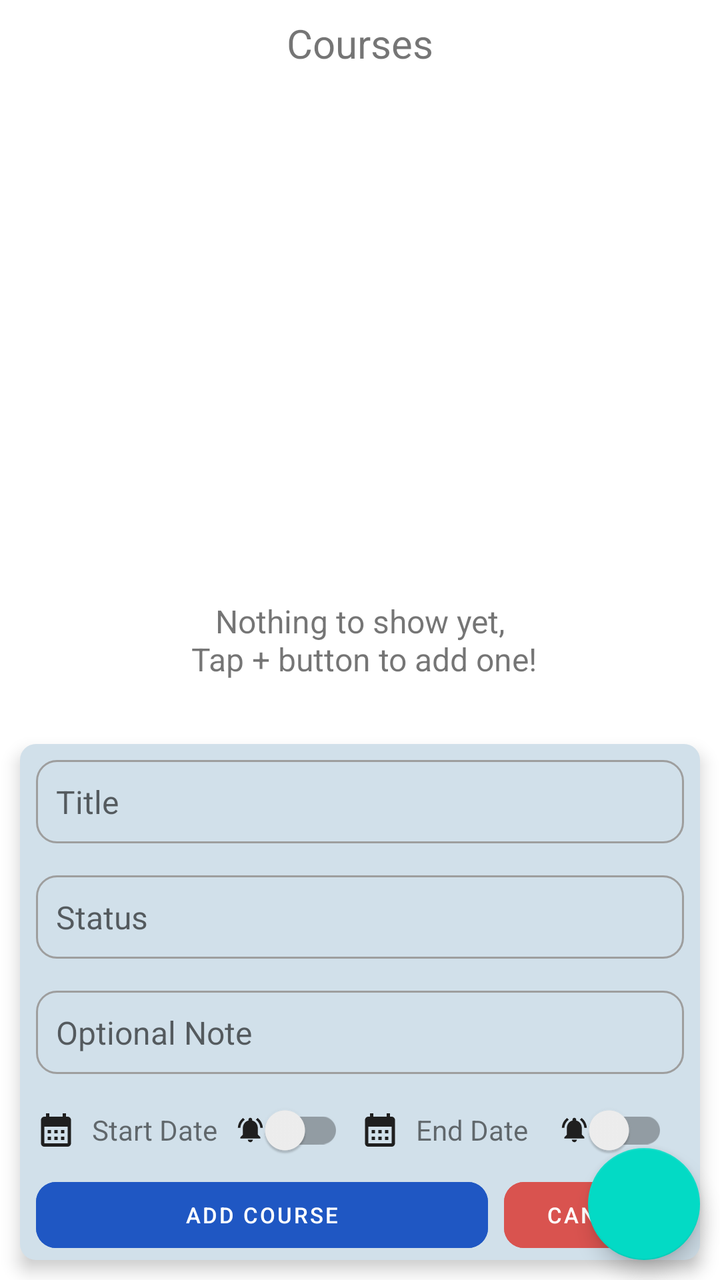
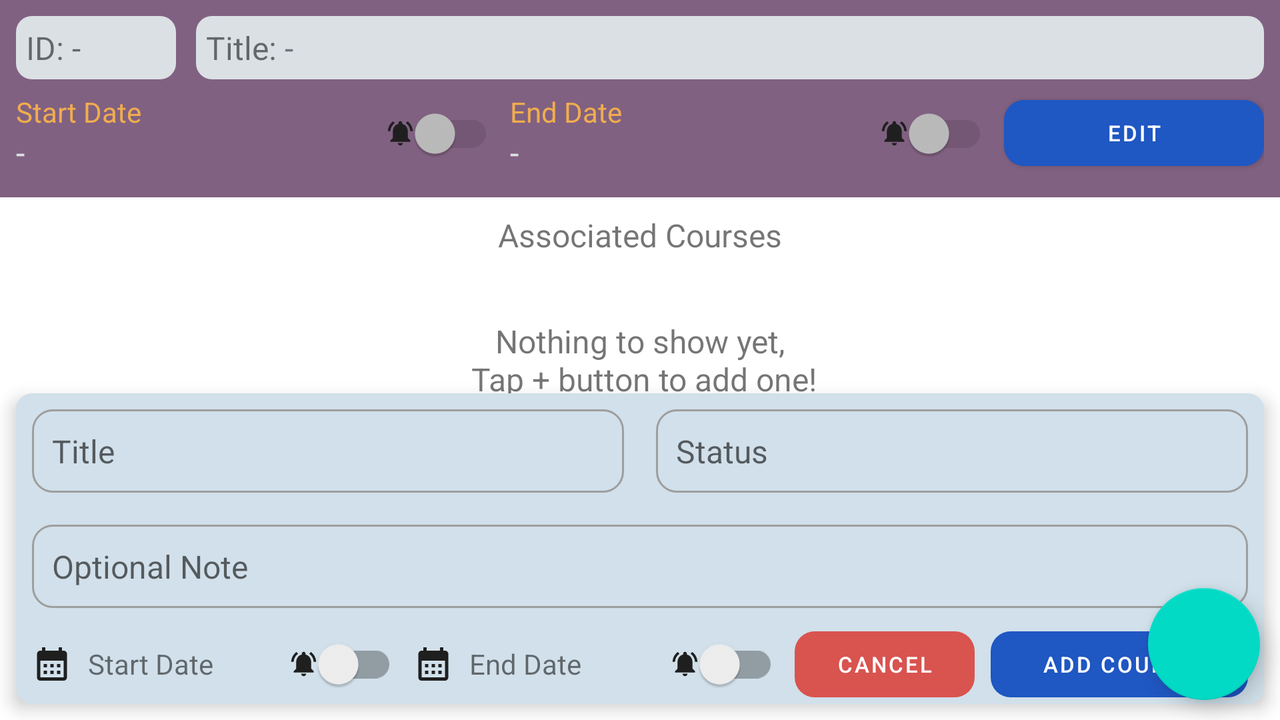

Compare how this app lays out the same screen by default and in its alternative resource folder. The renders come first, then the two layout files and the values they reference.
<!-- AndroidManifest.xml: application theme Theme.StudentScheduler -->
<!-- res/layout/activity_course.xml -->
<?xml version="1.0" encoding="utf-8"?>
<androidx.constraintlayout.widget.ConstraintLayout xmlns:android="http://schemas.android.com/apk/res/android"
    xmlns:app="http://schemas.android.com/apk/res-auto"
    xmlns:tools="http://schemas.android.com/tools"
    android:layout_width="match_parent"
    android:layout_height="match_parent"
    tools:context=".CourseActivity">

    <TextView
        android:id="@+id/tv_top_label"
        android:layout_width="wrap_content"
        android:layout_height="wrap_content"
        android:layout_margin="8dp"
        android:text="Courses"
        android:textSize="20sp"
        app:layout_constraintEnd_toEndOf="parent"
        app:layout_constraintStart_toStartOf="parent"
        app:layout_constraintTop_toTopOf="parent" />

    <TextView
        android:id="@+id/no_items"
        android:layout_width="wrap_content"
        android:layout_height="wrap_content"
        android:gravity="center"
        android:text="Nothing to show yet,\n Tap + button to add one!"
        app:layout_constraintBottom_toBottomOf="parent"
        app:layout_constraintEnd_toEndOf="parent"
        app:layout_constraintStart_toStartOf="parent"
        app:layout_constraintTop_toTopOf="parent" />


    <com.google.android.material.floatingactionbutton.FloatingActionButton
        android:id="@+id/fab_add_course"
        android:layout_width="wrap_content"
        android:layout_height="wrap_content"
        android:layout_margin="10dp"
        android:contentDescription="@string/app_name"
        android:src="@drawable/add_24"
        app:layout_constraintBottom_toBottomOf="parent"
        app:layout_constraintEnd_toEndOf="parent" />

    <androidx.recyclerview.widget.RecyclerView
        android:id="@+id/rv_courses"
        android:layout_width="match_parent"
        android:layout_height="0dp"
        app:layout_constraintBottom_toBottomOf="parent"
        app:layout_constraintEnd_toEndOf="parent"
        app:layout_constraintStart_toStartOf="parent"
        app:layout_constraintTop_toBottomOf="@+id/tv_top_label" />

    <include
        layout="@layout/add_course"
        android:layout_width="match_parent"
        android:layout_height="wrap_content"
        android:layout_margin="10dp"
        app:layout_constraintBottom_toBottomOf="parent" />

</androidx.constraintlayout.widget.ConstraintLayout>
<!-- res/layout/add_course.xml (included above) -->
<?xml version="1.0" encoding="utf-8"?>

<LinearLayout xmlns:android="http://schemas.android.com/apk/res/android"
    xmlns:app="http://schemas.android.com/apk/res-auto"
    android:id="@+id/lyt_add_course"
    android:layout_width="match_parent"
    android:layout_height="wrap_content"
    android:background="@drawable/rounded_8"
    android:backgroundTint="#D1E0EA"
    android:orientation="vertical"
    android:translationZ="5dp"
    android:visibility="visible">

    <EditText
        android:id="@+id/et_title"
        android:layout_width="match_parent"
        android:layout_height="wrap_content"
        android:layout_margin="8dp"
        android:autofillHints="None"
        android:background="@drawable/custom_input"
        android:ems="10"
        android:hint="Title"
        android:inputType="text"
        android:padding="10dp" />

    <EditText
        android:id="@+id/et_status"
        android:layout_width="match_parent"
        android:layout_height="wrap_content"
        android:layout_margin="8dp"
        android:autofillHints="None"
        android:background="@drawable/custom_input"
        android:ems="10"
        android:hint="Status"
        android:inputType="text"
        android:padding="10dp" />

    <EditText
        android:id="@+id/et_note"
        android:layout_width="match_parent"
        android:layout_height="wrap_content"
        android:layout_margin="8dp"
        android:autofillHints="None"
        android:background="@drawable/custom_input"
        android:ems="10"
        android:hint="Optional Note"
        android:inputType="text"
        android:padding="10dp" />

    <LinearLayout
        android:layout_width="match_parent"
        android:layout_height="40dp"
        android:layout_marginStart="8dp"
        android:layout_marginEnd="8dp"
        android:gravity="center">

        <TextView
            android:id="@+id/tv_start_date"
            android:layout_width="0dp"
            android:layout_height="match_parent"
            android:layout_weight="1"
            android:drawablePadding="8dp"
            android:gravity="center_vertical"
            android:text="Start Date"
            android:textSize="14sp"
            app:drawableStartCompat="@drawable/calendar_20" />

        <androidx.appcompat.widget.SwitchCompat
            android:id="@+id/sw_alert_start"
            android:layout_width="wrap_content"
            android:layout_height="wrap_content"
            android:layout_marginEnd="8dp"
            android:drawableStart="@drawable/notifications_active_15"
            android:gravity="center" />

        <TextView
            android:id="@+id/tv_end_date"
            android:layout_width="0dp"
            android:layout_height="match_parent"
            android:layout_weight="1"
            android:drawablePadding="8dp"
            android:gravity="center_vertical"
            android:text="End Date"
            android:textSize="14sp"
            app:drawableStartCompat="@drawable/calendar_20" />

        <androidx.appcompat.widget.SwitchCompat
            android:id="@+id/sw_alert_end"
            android:layout_width="wrap_content"
            android:layout_height="wrap_content"
            android:layout_marginEnd="8dp"
            android:drawableStart="@drawable/notifications_active_15" />
    </LinearLayout>

    <LinearLayout
        style="?android:attr/buttonBarStyle"
        android:layout_width="match_parent"
        android:layout_height="wrap_content"
        android:gravity="center"
        android:orientation="horizontal">

        <Button
            android:id="@+id/btn_add_course"
            style="?android:attr/buttonBarButtonStyle"
            android:layout_width="0dp"
            android:layout_height="45dp"
            android:layout_marginStart="8dp"
            android:layout_marginEnd="8dp"
            android:layout_weight="1"
            android:text="Add Course"
            android:textColor="@color/white"
            android:textSize="11sp"
            app:backgroundTint="@color/blue_primary"
            app:cornerRadius="10dp" />

        <Button
            android:id="@+id/btn_cancel"
            style="?android:attr/buttonBarButtonStyle"
            android:layout_width="90dp"
            android:layout_height="45dp"
            android:layout_marginEnd="8dp"
            android:text="Cancel"
            android:textColor="@color/white"
            android:textSize="11sp"
            app:backgroundTint="@color/deep_red"
            app:cornerRadius="10dp" />
    </LinearLayout>

</LinearLayout>
<!-- resources referenced by this layout -->
<resources>
  <color name="blue_primary">#1f57c3</color>
  <color name="deep_red">#d9534f</color>
  <color name="white">#FFFFFFFF</color>
  <!-- drawable calendar_20 (drawable) -->
  <vector android:height="20dp" android:tint="#1F1F1F"
      android:viewportHeight="24" android:viewportWidth="24"
      android:width="20dp" xmlns:android="http://schemas.android.com/apk/res/android">
      <path android:fillColor="@android:color/white" android:pathData="M19,4h-1V2h-2v2H8V2H6v2H5C3.89,4 3.01,4.9 3.01,6L3,20c0,1.1 0.89,2 2,2h14c1.1,0 2,-0.9 2,-2V6C21,4.9 20.1,4 19,4zM19,20H5V10h14V20zM9,14H7v-2h2V14zM13,14h-2v-2h2V14zM17,14h-2v-2h2V14zM9,18H7v-2h2V18zM13,18h-2v-2h2V18zM17,18h-2v-2h2V18z"/>
  </vector>
  <!-- drawable custom_input (drawable) -->
  <?xml version="1.0" encoding="utf-8"?>
  
  <selector xmlns:android="http://schemas.android.com/apk/res/android">
      <item android:state_enabled="true" android:state_focused="true">
          <shape android:shape="rectangle">
              <solid android:color="@color/transparent" />
              <corners android:radius="10dp" />
              <stroke android:width="1dp" android:color="@color/blue_primary" />
          </shape>
      </item>
      <item android:state_enabled="true">
          <shape android:shape="rectangle">
              <solid android:color="@color/transparent" />
              <corners android:radius="10dp" />
              <stroke android:width="1dp" android:color="@color/gray" />
          </shape>
      </item>
  </selector>
  <!-- drawable notifications_active_15 (drawable) -->
  <vector android:height="15dp" android:tint="#1F1F1F"
      android:viewportHeight="24" android:viewportWidth="24"
      android:width="15dp" xmlns:android="http://schemas.android.com/apk/res/android">
      <path android:fillColor="@android:color/white" android:pathData="M7.58,4.08L6.15,2.65C3.75,4.48 2.17,7.3 2.03,10.5h2c0.15,-2.65 1.51,-4.97 3.55,-6.42zM19.97,10.5h2c-0.15,-3.2 -1.73,-6.02 -4.12,-7.85l-1.42,1.43c2.02,1.45 3.39,3.77 3.54,6.42zM18,11c0,-3.07 -1.64,-5.64 -4.5,-6.32L13.5,4c0,-0.83 -0.67,-1.5 -1.5,-1.5s-1.5,0.67 -1.5,1.5v0.68C7.63,5.36 6,7.92 6,11v5l-2,2v1h16v-1l-2,-2v-5zM12,22c0.14,0 0.27,-0.01 0.4,-0.04 0.65,-0.14 1.18,-0.58 1.44,-1.18 0.1,-0.24 0.15,-0.5 0.15,-0.78h-4c0.01,1.1 0.9,2 2.01,2z"/>
  </vector>
  <!-- drawable rounded_8 (drawable) -->
  <?xml version="1.0" encoding="utf-8"?>
  
  <selector xmlns:android="http://schemas.android.com/apk/res/android">
      <item android:state_pressed="true">
          <shape android:shape="rectangle">
              <solid android:color="#B8423E" />
              <corners android:radius="8dp" />
          </shape>
      </item>
      <item>
          <shape android:shape="rectangle">
              <solid android:color="@color/deep_red" />
              <corners android:radius="8dp" />
          </shape>
      </item>
  </selector>
  <string name="app_name">Student Scheduler</string>
  <style name="Theme.StudentScheduler" parent="Theme.MaterialComponents.DayNight.DarkActionBar">
          
          <item name="colorPrimary">@color/blue_primary</item>
          <item name="colorPrimaryVariant">@color/blue_primary_dark</item>
          <item name="colorOnPrimary">@color/white</item>
          
          <item name="colorSecondary">@color/teal_200</item>
          <item name="colorSecondaryVariant">@color/teal_700</item>
          <item name="colorOnSecondary">@color/black</item>
          
          <item name="android:statusBarColor">?attr/colorPrimaryVariant</item>
          
          <item name="android:textSize">16sp</item>
      </style>
  <color name="transparent">#00FFFFFF</color>
  <color name="gray">#9E9E9E</color>
  <color name="blue_primary_dark">#174CB1</color>
  <color name="teal_200">#FF03DAC5</color>
  <color name="teal_700">#FF018786</color>
  <color name="black">#FF000000</color>
</resources>
<!-- res/layout-land/activity_course.xml (the repository's variant of the layout above) -->
<!-- drawn on the phone turned sideways -->
<?xml version="1.0" encoding="utf-8"?>
<androidx.constraintlayout.widget.ConstraintLayout xmlns:android="http://schemas.android.com/apk/res/android"
    xmlns:app="http://schemas.android.com/apk/res-auto"
    xmlns:tools="http://schemas.android.com/tools"
    android:layout_width="match_parent"
    android:layout_height="match_parent"
    tools:context=".CourseActivity">

    <LinearLayout
        android:id="@+id/lyt_term_detail"
        android:layout_width="match_parent"
        android:layout_height="wrap_content"
        android:background="#816181"
        android:orientation="vertical"
        android:padding="8dp"
        app:layout_constraintEnd_toEndOf="parent"
        app:layout_constraintStart_toStartOf="parent"
        app:layout_constraintTop_toTopOf="parent">

        <LinearLayout
            android:layout_width="match_parent"
            android:layout_height="wrap_content"
            android:layout_marginBottom="3dp"
            android:baselineAligned="false"
            android:orientation="horizontal">

            <LinearLayout
                android:layout_width="80dp"
                android:layout_height="wrap_content"
                android:layout_marginEnd="10dp"
                android:background="@drawable/rounded_8"
                android:backgroundTint="#DBE0E4"
                android:orientation="horizontal"
                android:padding="5dp">

                <TextView
                    android:layout_width="wrap_content"
                    android:layout_height="wrap_content"
                    android:text="ID: " />

                <TextView
                    android:id="@+id/tv_id_t"
                    android:layout_width="wrap_content"
                    android:layout_height="wrap_content"
                    android:text="-" />
            </LinearLayout>

            <LinearLayout
                android:layout_width="0dp"
                android:layout_height="wrap_content"
                android:layout_weight="1"
                android:background="@drawable/rounded_8"
                android:backgroundTint="#DBE0E4"
                android:orientation="horizontal"
                android:padding="5dp">

                <TextView
                    android:layout_width="wrap_content"
                    android:layout_height="wrap_content"
                    android:text="Title: " />

                <EditText
                    android:id="@+id/et_title_t"
                    android:layout_width="match_parent"
                    android:layout_height="wrap_content"
                    android:background="@color/transparent"
                    android:enabled="false"
                    android:inputType="text"
                    android:text="-"
                    android:textColor="@color/dark_gray" />
            </LinearLayout>
        </LinearLayout>

        <LinearLayout
            android:layout_width="match_parent"
            android:layout_height="wrap_content"
            android:gravity="center_vertical"
            android:orientation="horizontal"
            android:theme="@style/FontColorDate">

            <LinearLayout
                android:layout_width="0dp"
                android:layout_height="wrap_content"
                android:layout_weight="1"
                android:orientation="vertical">

                <TextView
                    android:layout_width="wrap_content"
                    android:layout_height="wrap_content"
                    android:text="Start Date"
                    android:textColor="@color/deep_yellow"
                    android:textSize="14sp" />

                <TextView
                    android:id="@+id/tv_start_date_t"
                    android:layout_width="match_parent"
                    android:layout_height="wrap_content"
                    android:text="-" />
            </LinearLayout>

            <androidx.appcompat.widget.SwitchCompat
                android:id="@+id/sw_alert_start_t"
                android:layout_width="wrap_content"
                android:layout_height="wrap_content"
                android:layout_marginEnd="8dp"
                android:drawableStart="@drawable/notifications_active_15"
                android:enabled="false"
                android:gravity="center" />

            <LinearLayout
                android:layout_width="0dp"
                android:layout_height="wrap_content"
                android:layout_weight="1"
                android:orientation="vertical">

                <TextView
                    android:layout_width="wrap_content"
                    android:layout_height="wrap_content"
                    android:text="End Date"
                    android:textColor="@color/deep_yellow"
                    android:textSize="14sp" />

                <TextView
                    android:id="@+id/tv_end_date_t"
                    android:layout_width="match_parent"
                    android:layout_height="wrap_content"
                    android:text="-" />
            </LinearLayout>

            <androidx.appcompat.widget.SwitchCompat
                android:id="@+id/sw_alert_end_t"
                android:layout_width="wrap_content"
                android:layout_height="wrap_content"
                android:layout_marginEnd="8dp"
                android:drawableStart="@drawable/notifications_active_15"
                android:enabled="false"
                android:gravity="center" />

            <Button
                android:id="@+id/btn_edit_t"
                android:layout_width="130dp"
                android:layout_height="45dp"
                android:text="Edit"
                android:textSize="11sp"
                app:backgroundTint="@color/blue_primary"
                app:cornerRadius="10dp" />
        </LinearLayout>
    </LinearLayout>

    <TextView
        android:id="@+id/tv_top_label"
        android:layout_width="wrap_content"
        android:layout_height="wrap_content"
        android:layout_margin="8dp"
        android:text="Associated Courses"
        app:layout_constraintEnd_toEndOf="parent"
        app:layout_constraintStart_toStartOf="parent"
        app:layout_constraintTop_toBottomOf="@+id/lyt_term_detail" />

    <TextView
        android:id="@+id/no_items"
        android:layout_width="wrap_content"
        android:layout_height="wrap_content"
        android:gravity="center"
        android:text="Nothing to show yet,\n Tap + button to add one!"
        app:layout_constraintBottom_toBottomOf="parent"
        app:layout_constraintEnd_toEndOf="parent"
        app:layout_constraintStart_toStartOf="parent"
        app:layout_constraintTop_toTopOf="parent" />


    <com.google.android.material.floatingactionbutton.FloatingActionButton
        android:id="@+id/fab_add_course"
        android:layout_width="wrap_content"
        android:layout_height="wrap_content"
        android:layout_margin="10dp"
        android:contentDescription="@string/app_name"
        android:src="@drawable/add_24"
        app:layout_constraintBottom_toBottomOf="parent"
        app:layout_constraintEnd_toEndOf="parent" />

    <androidx.recyclerview.widget.RecyclerView
        android:id="@+id/rv_courses"
        android:layout_width="match_parent"
        android:layout_height="0dp"
        app:layout_constraintBottom_toBottomOf="parent"
        app:layout_constraintEnd_toEndOf="parent"
        app:layout_constraintHorizontal_bias="0.0"
        app:layout_constraintStart_toStartOf="parent"
        app:layout_constraintTop_toBottomOf="@+id/tv_top_label"
        app:layout_constraintVertical_bias="0.0" />

    <LinearLayout
        android:id="@+id/lyt_add_course"
        android:layout_width="match_parent"
        android:layout_height="wrap_content"
        android:layout_margin="8dp"
        android:background="@drawable/rounded_8"
        android:backgroundTint="#D1E0EA"
        android:orientation="vertical"
        android:translationZ="5dp"
        android:visibility="visible"
        app:layout_constraintBottom_toBottomOf="parent"
        app:layout_constraintEnd_toEndOf="parent"
        app:layout_constraintStart_toStartOf="parent">

        <LinearLayout
            android:layout_width="match_parent"
            android:layout_height="wrap_content"
            android:orientation="horizontal">

            <EditText
                android:id="@+id/et_title_c"
                android:layout_width="0dp"
                android:layout_height="wrap_content"
                android:layout_margin="8dp"
                android:layout_weight="1"
                android:autofillHints="None"
                android:background="@drawable/custom_input"
                android:ems="10"
                android:hint="Title"
                android:inputType="text"
                android:padding="10dp" />

            <EditText
                android:id="@+id/et_status"
                android:layout_width="0dp"
                android:layout_height="wrap_content"
                android:layout_margin="8dp"
                android:layout_weight="1"
                android:autofillHints="None"
                android:background="@drawable/custom_input"
                android:ems="10"
                android:hint="Status"
                android:inputType="text"
                android:padding="10dp" />
        </LinearLayout>

        <EditText
            android:id="@+id/et_note"
            android:layout_width="match_parent"
            android:layout_height="wrap_content"
            android:layout_margin="8dp"
            android:autofillHints="None"
            android:background="@drawable/custom_input"
            android:ems="10"
            android:hint="Optional Note"
            android:inputType="text"
            android:padding="10dp" />

        <LinearLayout
            android:layout_width="match_parent"
            android:layout_height="40dp"
            android:layout_marginStart="8dp"
            android:layout_marginEnd="8dp"
            android:gravity="center">

            <TextView
                android:id="@+id/tv_start_date_c"
                android:layout_width="0dp"
                android:layout_height="match_parent"
                android:layout_weight="1"
                android:drawablePadding="8dp"
                android:gravity="center_vertical"
                android:text="Start Date"
                android:textSize="14sp"
                app:drawableStartCompat="@drawable/calendar_20" />

            <androidx.appcompat.widget.SwitchCompat
                android:id="@+id/sw_alert_start_c"
                android:layout_width="wrap_content"
                android:layout_height="wrap_content"
                android:layout_marginEnd="8dp"
                android:drawableStart="@drawable/notifications_active_15"
                android:gravity="center" />

            <TextView
                android:id="@+id/tv_end_date_c"
                android:layout_width="0dp"
                android:layout_height="match_parent"
                android:layout_weight="1"
                android:drawablePadding="8dp"
                android:gravity="center_vertical"
                android:text="End Date"
                android:textSize="14sp"
                app:drawableStartCompat="@drawable/calendar_20" />

            <androidx.appcompat.widget.SwitchCompat
                android:id="@+id/sw_alert_end_c"
                android:layout_width="wrap_content"
                android:layout_height="wrap_content"
                android:layout_marginEnd="8dp"
                android:drawableStart="@drawable/notifications_active_15" />

            <Button
                android:id="@+id/btn_cancel"
                style="?android:attr/buttonBarButtonStyle"
                android:layout_width="90dp"
                android:layout_height="45dp"
                android:text="Cancel"
                android:textColor="@color/white"
                android:textSize="11sp"
                app:backgroundTint="@color/deep_red"
                app:cornerRadius="10dp" />

            <Button
                android:id="@+id/btn_add_course"
                style="?android:attr/buttonBarButtonStyle"
                android:layout_width="0dp"
                android:layout_height="45dp"
                android:layout_marginStart="8dp"
                android:layout_weight="1"
                android:text="Add Course"
                android:textColor="@color/white"
                android:textSize="11sp"
                app:backgroundTint="@color/blue_primary"
                app:cornerRadius="10dp" />
        </LinearLayout>
    </LinearLayout>
</androidx.constraintlayout.widget.ConstraintLayout>
<!-- resources referenced by the variant -->
<!-- as the phone turned sideways resolves them -->
<resources>
  <color name="blue_primary">#1f57c3</color>
  <color name="dark_gray">#70767C</color>
  <color name="deep_red">#d9534f</color>
  <color name="deep_yellow">#f0ad4e</color>
  <color name="transparent">#00FFFFFF</color>
  <color name="white">#FFFFFFFF</color>
  <!-- drawable calendar_20 (drawable) -->
  <vector android:height="20dp" android:tint="#1F1F1F"
      android:viewportHeight="24" android:viewportWidth="24"
      android:width="20dp" xmlns:android="http://schemas.android.com/apk/res/android">
      <path android:fillColor="@android:color/white" android:pathData="M19,4h-1V2h-2v2H8V2H6v2H5C3.89,4 3.01,4.9 3.01,6L3,20c0,1.1 0.89,2 2,2h14c1.1,0 2,-0.9 2,-2V6C21,4.9 20.1,4 19,4zM19,20H5V10h14V20zM9,14H7v-2h2V14zM13,14h-2v-2h2V14zM17,14h-2v-2h2V14zM9,18H7v-2h2V18zM13,18h-2v-2h2V18zM17,18h-2v-2h2V18z"/>
  </vector>
  <!-- drawable custom_input (drawable) -->
  <?xml version="1.0" encoding="utf-8"?>
  
  <selector xmlns:android="http://schemas.android.com/apk/res/android">
      <item android:state_enabled="true" android:state_focused="true">
          <shape android:shape="rectangle">
              <solid android:color="@color/transparent" />
              <corners android:radius="10dp" />
              <stroke android:width="1dp" android:color="@color/blue_primary" />
          </shape>
      </item>
      <item android:state_enabled="true">
          <shape android:shape="rectangle">
              <solid android:color="@color/transparent" />
              <corners android:radius="10dp" />
              <stroke android:width="1dp" android:color="@color/gray" />
          </shape>
      </item>
  </selector>
  <!-- drawable notifications_active_15 (drawable) -->
  <vector android:height="15dp" android:tint="#1F1F1F"
      android:viewportHeight="24" android:viewportWidth="24"
      android:width="15dp" xmlns:android="http://schemas.android.com/apk/res/android">
      <path android:fillColor="@android:color/white" android:pathData="M7.58,4.08L6.15,2.65C3.75,4.48 2.17,7.3 2.03,10.5h2c0.15,-2.65 1.51,-4.97 3.55,-6.42zM19.97,10.5h2c-0.15,-3.2 -1.73,-6.02 -4.12,-7.85l-1.42,1.43c2.02,1.45 3.39,3.77 3.54,6.42zM18,11c0,-3.07 -1.64,-5.64 -4.5,-6.32L13.5,4c0,-0.83 -0.67,-1.5 -1.5,-1.5s-1.5,0.67 -1.5,1.5v0.68C7.63,5.36 6,7.92 6,11v5l-2,2v1h16v-1l-2,-2v-5zM12,22c0.14,0 0.27,-0.01 0.4,-0.04 0.65,-0.14 1.18,-0.58 1.44,-1.18 0.1,-0.24 0.15,-0.5 0.15,-0.78h-4c0.01,1.1 0.9,2 2.01,2z"/>
  </vector>
  <!-- drawable rounded_8 (drawable) -->
  <?xml version="1.0" encoding="utf-8"?>
  
  <selector xmlns:android="http://schemas.android.com/apk/res/android">
      <item android:state_pressed="true">
          <shape android:shape="rectangle">
              <solid android:color="#B8423E" />
              <corners android:radius="8dp" />
          </shape>
      </item>
      <item>
          <shape android:shape="rectangle">
              <solid android:color="@color/deep_red" />
              <corners android:radius="8dp" />
          </shape>
      </item>
  </selector>
  <string name="app_name">Student Scheduler</string>
  <style name="FontColorDate">
          <item name="android:textColor">#DBE0E4</item>
      </style>
  <style name="Theme.StudentScheduler" parent="Theme.MaterialComponents.DayNight.DarkActionBar">
          
          <item name="colorPrimary">@color/blue_primary</item>
          <item name="colorPrimaryVariant">@color/blue_primary_dark</item>
          <item name="colorOnPrimary">@color/white</item>
          
          <item name="colorSecondary">@color/teal_200</item>
          <item name="colorSecondaryVariant">@color/teal_700</item>
          <item name="colorOnSecondary">@color/black</item>
          
          <item name="android:statusBarColor">?attr/colorPrimaryVariant</item>
          
          <item name="android:textSize">16sp</item>
      </style>
  <color name="gray">#9E9E9E</color>
  <color name="blue_primary_dark">#174CB1</color>
  <color name="teal_200">#FF03DAC5</color>
  <color name="teal_700">#FF018786</color>
  <color name="black">#FF000000</color>
</resources>
